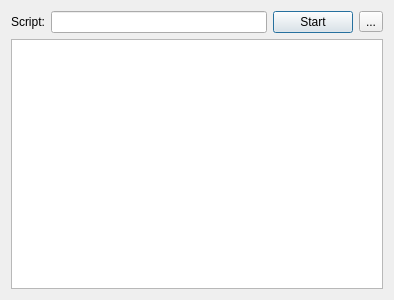
<?xml version="1.0" encoding="UTF-8"?>
<ui version="4.0">
 <class>RFIDAutoModeDialog</class>
 <widget class="QDialog" name="RFIDAutoModeDialog">
  <property name="geometry">
   <rect>
    <x>0</x>
    <y>0</y>
    <width>394</width>
    <height>300</height>
   </rect>
  </property>
  <property name="windowTitle">
   <string>Dialog</string>
  </property>
  <layout class="QVBoxLayout" name="verticalLayout">
   <item>
    <layout class="QHBoxLayout" name="horizontalLayout">
     <item>
      <widget class="QLabel" name="label">
       <property name="text">
        <string>Script:</string>
       </property>
      </widget>
     </item>
     <item>
      <widget class="QToolLineEdit" name="scriptEdit"/>
     </item>
     <item>
      <widget class="QPushButton" name="runButton">
       <property name="text">
        <string>Start</string>
       </property>
      </widget>
     </item>
     <item>
      <widget class="QToolButton" name="closeTool">
       <property name="toolTip">
        <string>&lt;html&gt;&lt;head/&gt;&lt;body&gt;&lt;p&gt;Close&lt;/p&gt;&lt;/body&gt;&lt;/html&gt;</string>
       </property>
       <property name="text">
        <string>...</string>
       </property>
      </widget>
     </item>
    </layout>
   </item>
   <item>
    <widget class="QTextBrowser" name="logBrowser"/>
   </item>
  </layout>
 </widget>
 <customwidgets>
  <customwidget>
   <class>QToolLineEdit</class>
   <extends>QLineEdit</extends>
   <header location="global">qtoollineedit.h</header>
  </customwidget>
 </customwidgets>
 <resources>
  <include location="qrfidkit.qrc"/>
 </resources>
 <connections/>
</ui>
